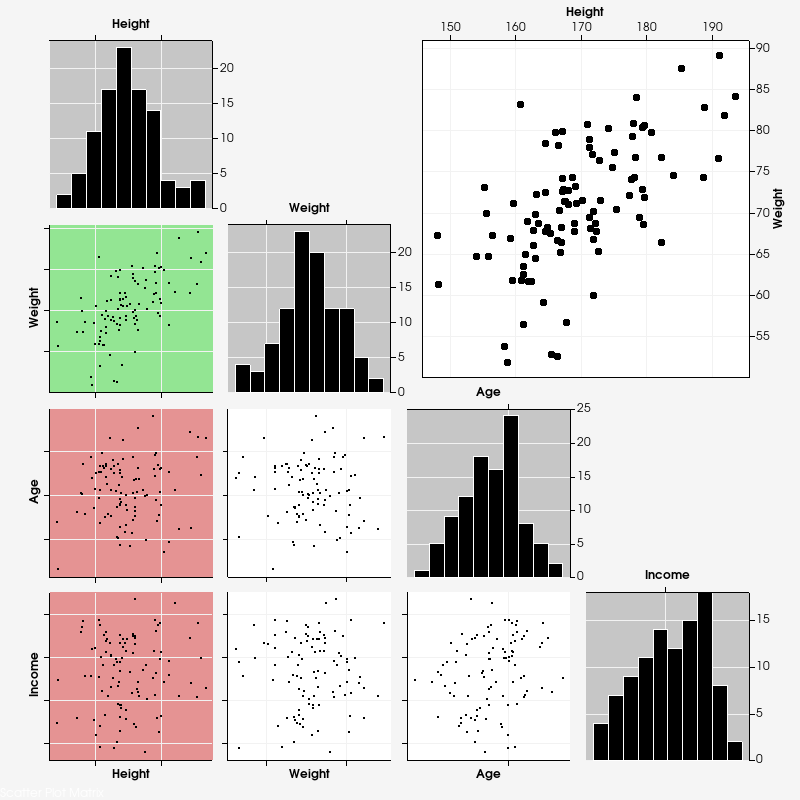

The script that drew this image:
#!/usr/bin/env python

# NxN scatter plot matrix of correlated random data using a chart overlay.

import math

# Factory overrides: importing these modules registers the OpenGL rendering
# and interaction style implementations for vtkRenderingCore factory classes.
import vtkmodules.vtkInteractionStyle  # noqa: F401
import vtkmodules.vtkRenderingContextOpenGL2  # noqa: F401
import vtkmodules.vtkRenderingOpenGL2  # noqa: F401

# VTK pipeline classes used in this example
from vtkmodules.vtkChartsCore import vtkScatterPlotMatrix
from vtkmodules.vtkCommonCore import (
    vtkFloatArray,
    vtkMinimalStandardRandomSequence,
)
from vtkmodules.vtkCommonDataModel import vtkTable
from vtkmodules.vtkRenderingContext2D import vtkContextActor
from vtkmodules.vtkRenderingCore import (
    vtkRenderWindow,
    vtkRenderWindowInteractor,
    vtkRenderer,
)

# Colors (normalized RGB)
white_smoke_rgb = (0.961, 0.961, 0.961)

# Data: four correlated variables
rand_seq = vtkMinimalStandardRandomSequence()
rand_seq.SetSeed(321)

num_samples = 100

table = vtkTable()
var_names = ["Height", "Weight", "Age", "Income"]
arr_height = vtkFloatArray()
arr_height.SetName("Height")
table.AddColumn(arr_height)
arr_weight = vtkFloatArray()
arr_weight.SetName("Weight")
table.AddColumn(arr_weight)
arr_age = vtkFloatArray()
arr_age.SetName("Age")
table.AddColumn(arr_age)
arr_income = vtkFloatArray()
arr_income.SetName("Income")
table.AddColumn(arr_income)

table.SetNumberOfRows(num_samples)
for i in range(num_samples):
    # Generate correlated Gaussian samples via Box-Muller
    u1 = max(rand_seq.GetValue(), 1e-30)
    rand_seq.Next()
    u2 = rand_seq.GetValue()
    rand_seq.Next()
    u3 = max(rand_seq.GetValue(), 1e-30)
    rand_seq.Next()
    u4 = rand_seq.GetValue()
    rand_seq.Next()
    z0 = math.sqrt(-2.0 * math.log(u1)) * math.cos(2.0 * math.pi * u2)
    z1 = math.sqrt(-2.0 * math.log(u1)) * math.sin(2.0 * math.pi * u2)
    z2 = math.sqrt(-2.0 * math.log(u3)) * math.cos(2.0 * math.pi * u4)
    z3 = math.sqrt(-2.0 * math.log(u3)) * math.sin(2.0 * math.pi * u4)
    # Introduce correlations
    height = 170 + 10 * z0
    weight = 70 + 8 * (0.7 * z0 + 0.71 * z1)
    age = 40 + 12 * z2
    income = 50000 + 15000 * (0.3 * z2 + 0.95 * z3)
    table.SetValue(i, 0, height)
    table.SetValue(i, 1, weight)
    table.SetValue(i, 2, age)
    table.SetValue(i, 3, income)

# Chart: create an NxN scatter plot matrix
matrix = vtkScatterPlotMatrix()
matrix.SetInput(table)
matrix.SetTitle("Scatter Plot Matrix")

# ContextActor: overlay the chart on the normal VTK rendering pipeline
context_actor = vtkContextActor()
context_actor.GetScene().AddItem(matrix)

# Renderer: assemble the scene
renderer = vtkRenderer()
renderer.SetBackground(white_smoke_rgb)
renderer.AddActor(context_actor)
context_actor.GetScene().SetRenderer(renderer)

# Window: display the rendered scene
render_window = vtkRenderWindow()
render_window.AddRenderer(renderer)
render_window.SetWindowName("scatter plot matrix")
render_window.SetMultiSamples(0)
render_window.SetSize(800, 800)

# Interactor: handle mouse and keyboard events
render_window_interactor = vtkRenderWindowInteractor()
render_window_interactor.SetRenderWindow(render_window)

# Launch the interactive visualization
render_window_interactor.Initialize()
render_window_interactor.Start()
